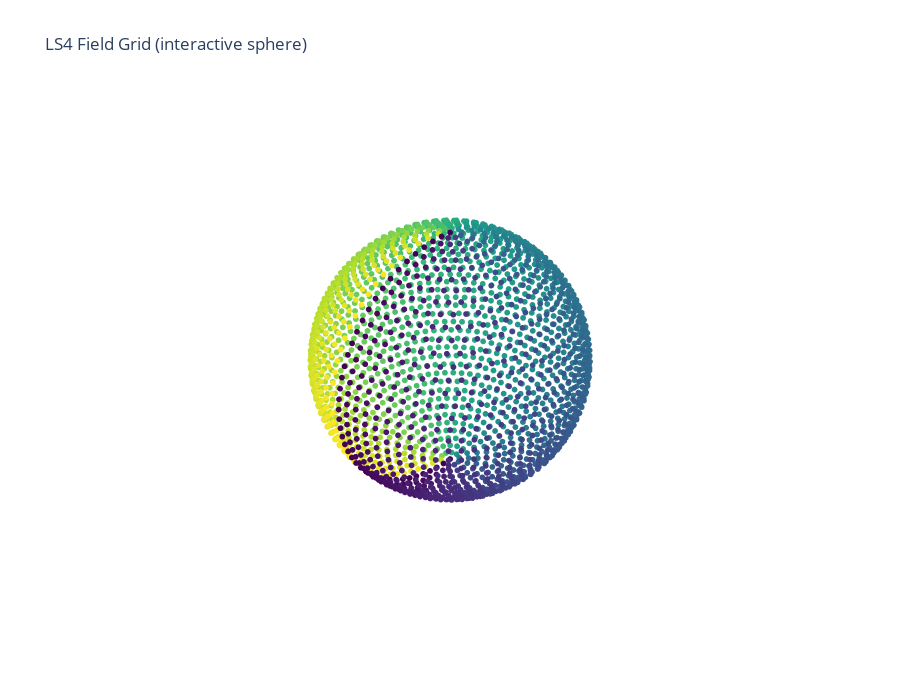

The code cell stored with this chart in its notebook:
### Code cell
# ...existing code...
import plotly.graph_objects as go

ra = vertices.ra.to(u.rad).value
dec = vertices.dec.to(u.rad).value
x = np.cos(dec) * np.cos(ra)
y = np.cos(dec) * np.sin(ra)
z = np.sin(dec)

fig = go.Figure(data=go.Scatter3d(
    x=x, y=y, z=z,
    mode="markers",
    marker=dict(size=2, color=ra, colorscale="Viridis")
))
fig.update_layout(
    title="LS4 Field Grid (interactive sphere)",
    width=900,
    height=700,
    scene=dict(xaxis=dict(visible=False),
               yaxis=dict(visible=False),
               zaxis=dict(visible=False))
)
fig.show()
# ...existing code...

### Figure 1 — Plotly figure (JSON) as saved in the notebook; plotly's stock layout.template omitted (floating-point values rounded to 4 significant figures; data arrays with more than 128 entries replaced by an {"elided": "..."} marker saying what was removed)
{"data": [{"marker": {"color": {"elided": "2200 float values"}, "colorscale": [[0, "#440154"], [0.1111, "#482878"], [0.2222, "#3e4989"], [0.3333, "#31688e"], [0.4444, "#26828e"], [0.5556, "#1f9e89"], [0.6667, "#35b779"], [0.7778, "#6ece58"], [0.8889, "#b5de2b"], [1, "#fde725"]], "size": 2}, "mode": "markers", "type": "scatter3d", "x": {"elided": "2200 float values"}, "y": {"elided": "2200 float values"}, "z": {"elided": "2200 float values"}}], "layout": {"height": 700, "scene": {"xaxis": {"visible": false}, "yaxis": {"visible": false}, "zaxis": {"visible": false}}, "title": {"text": "LS4 Field Grid (interactive sphere)"}, "width": 900}}
